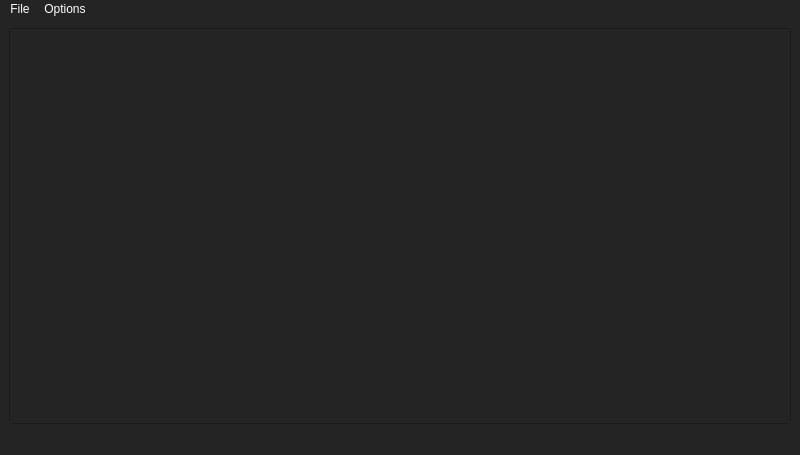
<?xml version="1.0" encoding="UTF-8"?>
<ui version="4.0">
 <class>DBMaster</class>
 <widget class="QMainWindow" name="DBMaster">
  <property name="geometry">
   <rect>
    <x>0</x>
    <y>0</y>
    <width>800</width>
    <height>455</height>
   </rect>
  </property>
  <property name="windowTitle">
   <string>MainWindow</string>
  </property>
  <property name="styleSheet">
   <string notr="true">background-color: rgb(36, 36, 36);
color: rgb(255, 255, 255);</string>
  </property>
  <widget class="QWidget" name="centralwidget">
   <layout class="QVBoxLayout" name="verticalLayout">
    <item>
     <widget class="QTableWidget" name="tableWidget"/>
    </item>
   </layout>
  </widget>
  <widget class="QMenuBar" name="menubar">
   <property name="geometry">
    <rect>
     <x>0</x>
     <y>0</y>
     <width>800</width>
     <height>25</height>
    </rect>
   </property>
   <widget class="QMenu" name="menuFile">
    <property name="title">
     <string>File</string>
    </property>
    <widget class="QMenu" name="menuExport_As">
     <property name="title">
      <string>Export As</string>
     </property>
     <addaction name="actionExport_As_CSV"/>
     <addaction name="actionExport_As_XLS"/>
    </widget>
    <addaction name="actionNew_Database"/>
    <addaction name="actionOpen"/>
    <addaction name="actionSave"/>
    <addaction name="menuExport_As"/>
   </widget>
   <widget class="QMenu" name="menuOptions">
    <property name="title">
     <string>Options</string>
    </property>
    <addaction name="actionAdd_New_table"/>
    <addaction name="actionDelete_Table"/>
    <addaction name="actionUpdate_Table"/>
    <addaction name="separator"/>
    <addaction name="separator"/>
    <addaction name="separator"/>
    <addaction name="actionAdd_New_Record"/>
    <addaction name="actionDelete_Record"/>
    <addaction name="actionUpdate_Record"/>
   </widget>
   <addaction name="menuFile"/>
   <addaction name="menuOptions"/>
  </widget>
  <widget class="QStatusBar" name="statusbar"/>
  <action name="actionSave">
   <property name="text">
    <string> Save DateBase</string>
   </property>
  </action>
  <action name="actionOpen">
   <property name="text">
    <string> Open DataBase</string>
   </property>
  </action>
  <action name="actionAdd_New_Record">
   <property name="text">
    <string>Add New Record</string>
   </property>
  </action>
  <action name="actionDelete_Record">
   <property name="text">
    <string>Delete Record</string>
   </property>
  </action>
  <action name="actionUpdate_Record">
   <property name="text">
    <string>Update Record</string>
   </property>
  </action>
  <action name="actionAdd_New_table">
   <property name="text">
    <string>Add New table</string>
   </property>
  </action>
  <action name="actionDelete_Table">
   <property name="text">
    <string>Delete Table</string>
   </property>
  </action>
  <action name="actionUpdate_Table">
   <property name="text">
    <string>Update Table</string>
   </property>
  </action>
  <action name="actionExport_As_CSV">
   <property name="text">
    <string>Export As CSV</string>
   </property>
  </action>
  <action name="actionExport_As_XLS">
   <property name="text">
    <string>Export As XLS</string>
   </property>
  </action>
  <action name="actionNew_Database">
   <property name="text">
    <string>New Database</string>
   </property>
  </action>
 </widget>
 <resources/>
 <connections/>
</ui>
